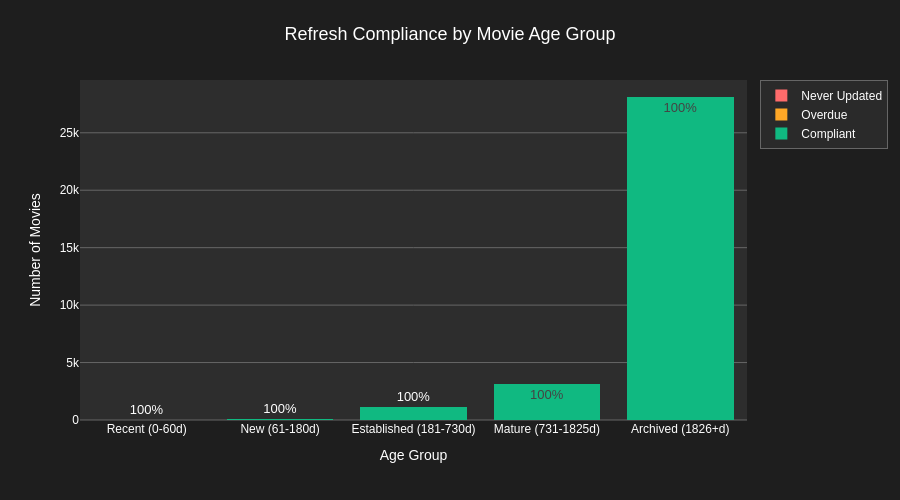

The cell this chart's notebook holds for it:
### Code cell
# Visualize compliance by age group
if not compliance_df.empty:
    fig = go.Figure()

    fig.add_trace(go.Bar(
        x=compliance_df['age_group'],
        y=compliance_df['compliant_tmdb'],
        name='Compliant',
        marker_color='#10b981',
        text=compliance_df['pct_compliant_tmdb'].apply(lambda x: f'{x:.0f}%'),
        textposition='auto'
    ))

    fig.add_trace(go.Bar(
        x=compliance_df['age_group'],
        y=compliance_df['overdue_tmdb'],
        name='Overdue',
        marker_color='#ffa726',
        text=compliance_df['overdue_tmdb'],
        textposition='auto'
    ))

    fig.add_trace(go.Bar(
        x=compliance_df['age_group'],
        y=compliance_df['never_updated_tmdb'],
        name='Never Updated',
        marker_color='#ff6b6b',
        text=compliance_df['never_updated_tmdb'],
        textposition='auto'
    ))

    fig.update_layout(
        title='Refresh Compliance by Movie Age Group',
        xaxis_title='Age Group',
        yaxis_title='Number of Movies',
        barmode='stack',
        height=500,
        hovermode='x unified'
    )

    fig.show()

### Figure 1 — Plotly figure (JSON) as saved in the notebook; plotly's stock layout.template omitted (floating-point values rounded to 4 significant figures)
{"data": [{"marker": {"color": "#10b981"}, "name": "Compliant", "text": ["100%", "100%", "100%", "100%", "100%"], "textposition": "auto", "type": "bar", "x": ["Recent (0-60d)", "New (61-180d)", "Established (181-730d)", "Mature (731-1825d)", "Archived (1826+d)"], "y": [34, 126, 1106, 3153, 28115]}, {"marker": {"color": "#ffa726"}, "name": "Overdue", "text": [0.0, 0.0, 0.0, 0.0, 0.0], "textposition": "auto", "type": "bar", "x": ["Recent (0-60d)", "New (61-180d)", "Established (181-730d)", "Mature (731-1825d)", "Archived (1826+d)"], "y": [0, 0, 0, 0, 0]}, {"marker": {"color": "#ff6b6b"}, "name": "Never Updated", "text": [0.0, 0.0, 0.0, 0.0, 0.0], "textposition": "auto", "type": "bar", "x": ["Recent (0-60d)", "New (61-180d)", "Established (181-730d)", "Mature (731-1825d)", "Archived (1826+d)"], "y": [0, 0, 0, 0, 0]}], "layout": {"barmode": "stack", "height": 500, "hovermode": "x unified", "title": {"text": "Refresh Compliance by Movie Age Group"}, "xaxis": {"title": {"text": "Age Group"}}, "yaxis": {"title": {"text": "Number of Movies"}}}}
